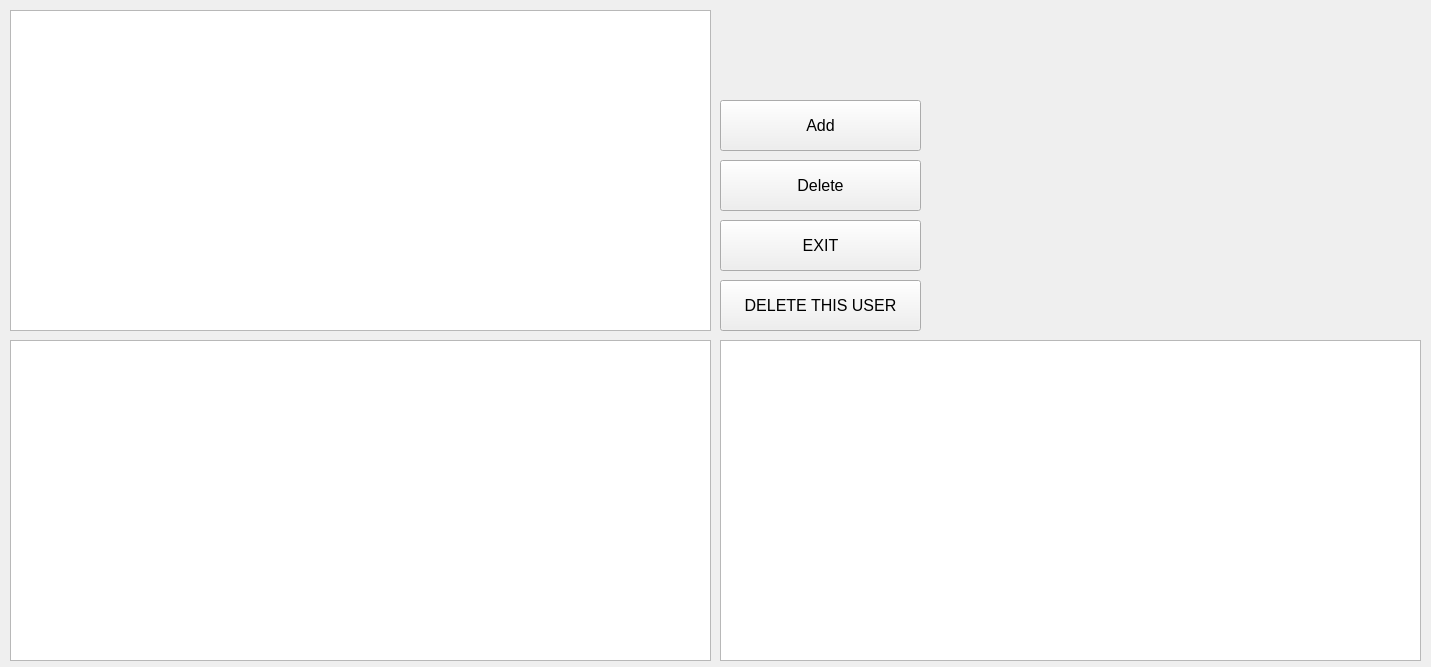
<?xml version="1.0" encoding="UTF-8"?>
<ui version="4.0">
 <class>TeamWindow</class>
 <widget class="QWidget" name="TeamWindow">
  <property name="geometry">
   <rect>
    <x>0</x>
    <y>0</y>
    <width>1431</width>
    <height>667</height>
   </rect>
  </property>
  <property name="windowTitle">
   <string>Form</string>
  </property>
  <widget class="QPushButton" name="delete_user_btn">
   <property name="geometry">
    <rect>
     <x>720</x>
     <y>280</y>
     <width>201</width>
     <height>51</height>
    </rect>
   </property>
   <property name="font">
    <font>
     <pointsize>12</pointsize>
    </font>
   </property>
   <property name="text">
    <string>DELETE THIS USER</string>
   </property>
  </widget>
  <widget class="QPushButton" name="delete_btn">
   <property name="geometry">
    <rect>
     <x>720</x>
     <y>160</y>
     <width>201</width>
     <height>51</height>
    </rect>
   </property>
   <property name="font">
    <font>
     <pointsize>12</pointsize>
    </font>
   </property>
   <property name="text">
    <string>Delete</string>
   </property>
  </widget>
  <widget class="QPushButton" name="exit_btn">
   <property name="geometry">
    <rect>
     <x>720</x>
     <y>220</y>
     <width>201</width>
     <height>51</height>
    </rect>
   </property>
   <property name="font">
    <font>
     <pointsize>12</pointsize>
    </font>
   </property>
   <property name="text">
    <string>EXIT</string>
   </property>
  </widget>
  <widget class="QPushButton" name="add_btn">
   <property name="geometry">
    <rect>
     <x>720</x>
     <y>100</y>
     <width>201</width>
     <height>51</height>
    </rect>
   </property>
   <property name="font">
    <font>
     <pointsize>12</pointsize>
    </font>
   </property>
   <property name="text">
    <string>Add</string>
   </property>
  </widget>
  <widget class="QTableView" name="free_tableView">
   <property name="geometry">
    <rect>
     <x>10</x>
     <y>10</y>
     <width>701</width>
     <height>321</height>
    </rect>
   </property>
  </widget>
  <widget class="QTableView" name="my_tableView">
   <property name="geometry">
    <rect>
     <x>10</x>
     <y>340</y>
     <width>701</width>
     <height>321</height>
    </rect>
   </property>
  </widget>
  <widget class="QTableView" name="teams_tableView">
   <property name="geometry">
    <rect>
     <x>720</x>
     <y>340</y>
     <width>701</width>
     <height>321</height>
    </rect>
   </property>
  </widget>
 </widget>
 <resources/>
 <connections/>
</ui>
